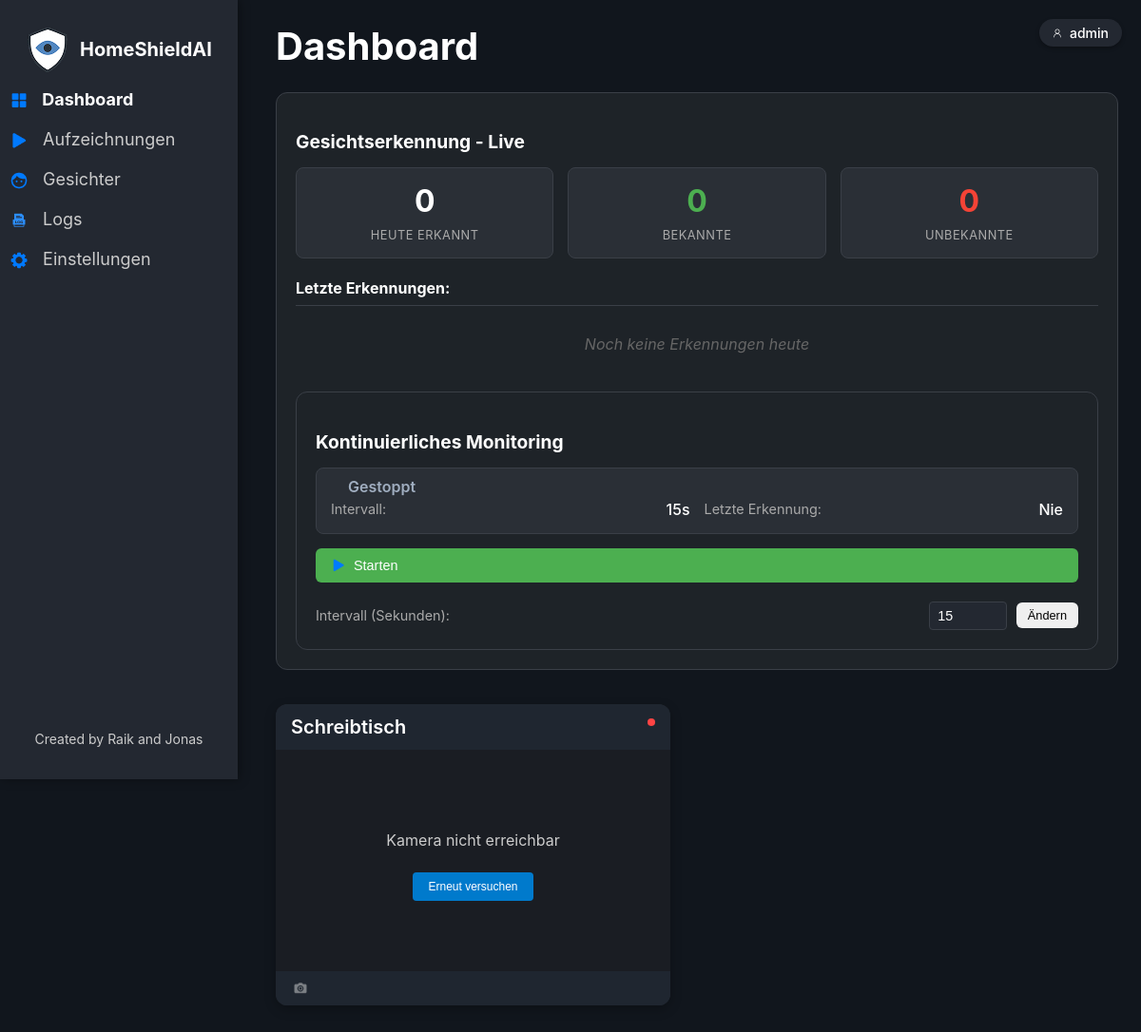
Page /dashboard (signed in) on the earlier database version.
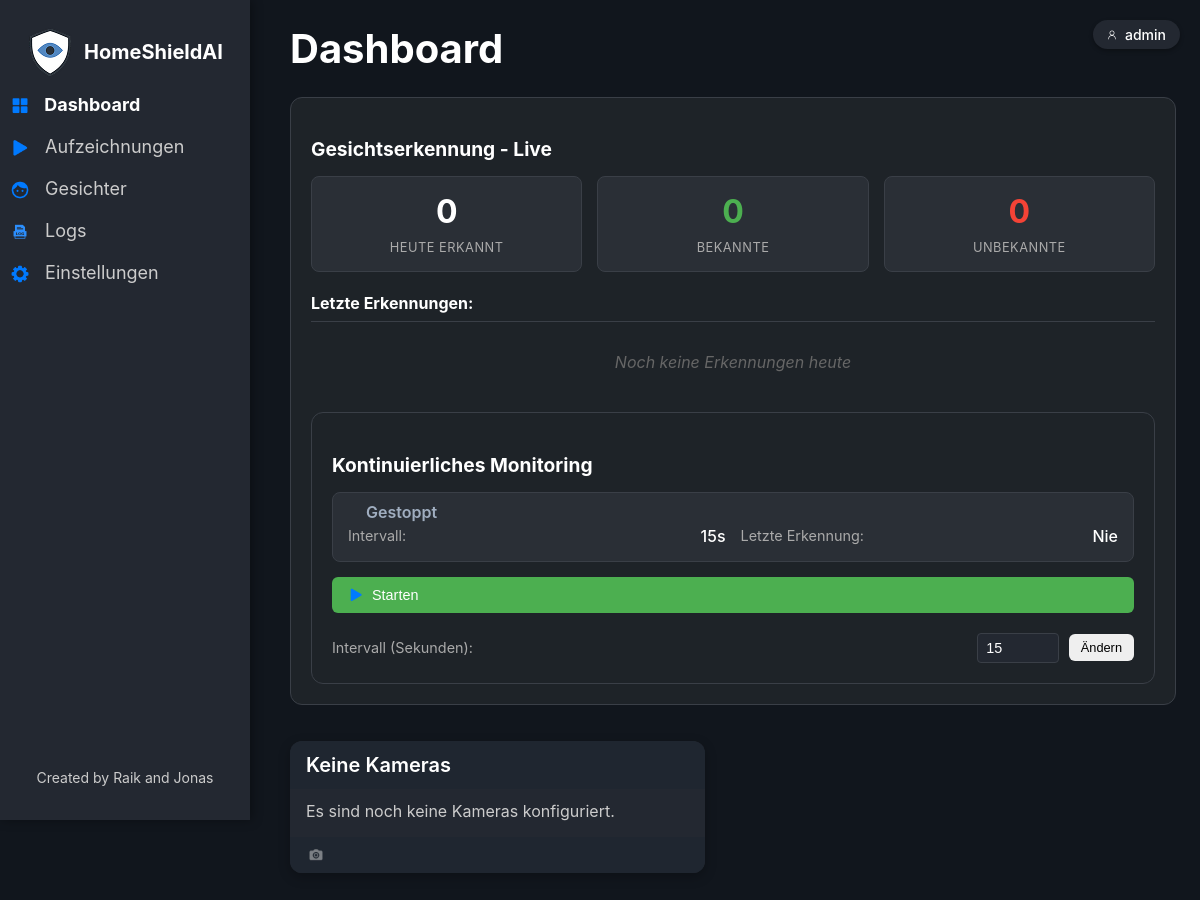
Same page on the later database version.
### tables this page shows
CREATE TABLE camera_settings (
            id INTEGER PRIMARY KEY AUTOINCREMENT,
            name VARCHAR(100) NOT NULL DEFAULT 'Kamera',
            ip_address VARCHAR(50) DEFAULT '',
            resolution VARCHAR(20) DEFAULT '1920x1080',
            created_at TIMESTAMP DEFAULT CURRENT_TIMESTAMP,
            updated_at TIMESTAMP DEFAULT CURRENT_TIMESTAMP
        );

### app.py (the view)
@app.route('/dashboard')
@login_required
def dashboard():
    username = session.get('username', 'Guest')
    user_id = session.get('user_id')
    global face_monitoring
    if user_id:
        face_monitoring.load_settings_from_db(user_id)
    connection = get_db_connection()
    cursor = connection.cursor()
    cursor.execute("SELECT id, name, ip_address, resolution FROM camera_settings ORDER BY id")
    cameras = cursor.fetchall()
    cursor.execute("""
        SELECT name, confidence, is_known, detected_at
        FROM face_detections
        ORDER BY detected_at DESC
        LIMIT 10
    """)
    recent_detections = []
    for row in cursor.fetchall():
        recent_detections.append({
            'name': row[0],
            'confidence': round(row[1] * 100, 1),  # Als Prozent
            'is_known': bool(row[2]),
            'detected_at': row[3],
            'time_ago': get_time_ago(row[3])
        })
    connection.close()
    camera_list = []
    for camera in cameras:
        stream_url = f"http://{camera[2]}/?action=stream" if camera[2] else "/static/pictures/static.png"
        camera_dict = {
            'id': camera[0],
            'name': camera[1],
            'ip_address': camera[2],
            'resolution': camera[3],
            'stream_url': stream_url
        }
        camera_list.append(camera_dict)
    return render_template('dashboard.html',
                         username=username,
                         cameras=camera_list,
                         recent_detections=recent_detections)

### app.py (called while the page is built)
def get_base_dir():
    return BASE_DIR

def get_db_path():
    return os.path.join(get_base_dir(), DB_FILENAME)

def get_db_connection():
    db_path = get_db_path()
    connection = sqlite3.connect(db_path)
    connection.row_factory = sqlite3.Row
    return connection

def login_required(f):
    @wraps(f)
    def decorated_function(*args, **kwargs):
        if not session.get("logged_in"):
            return redirect(url_for("login"))
        return f(*args, **kwargs)
    return decorated_function

### templates/dashboard.html (shortened to what this page needs)
<!DOCTYPE html>
<html lang="en">
<head>
    <link rel="stylesheet" href="/static/style.css">
</head>
<body>
    <h1>Dashboard</h1>
    <div class="sidebar">
        <div class="logo">
            <img src="/static/icons/logo.png" alt="HomeShieldAI">
            <h2>HomeShieldAI</h2>
        </div>
        <ul class="menu">
            <li><a href="/dashboard" class="active"><img src="/static/icons/dashboard.png" alt="Dashboard Icon"> Dashboard</a></li>
            <li><a href="/recordings"><img src="/static/icons/play.png" alt="Recordings Icon"> Aufzeichnungen</a></li>
            <li><a href="/faces"><img src="/static/icons/face.png" alt="Face Icon"> Gesichter</a></li>
            <li><a href="/logs"><img src="/static/icons/log.png" alt="Logs Icon"> Logs</a></li>
            <li><a href="/settings"><img src="/static/icons/settings.png" alt="Settings Icon"> Einstellungen</a></li>
        </ul>
        <footer>
            <p>Created by Raik and Jonas</p>
        </footer>
    </div>
    <a href="/account" class="topbar">
        <img src="/static/icons/user.png" alt="User Icon">
        {{ username }}
    </a>
    <div class="content">
        <div class="face-recognition-overview">
            <div class="face-stats-widget">
                <h3>Gesichtserkennung - Live</h3>
                <div class="face-stats">
                    <div class="stat-item">
                        <span class="stat-number" id="total-detections">0</span>
                        <span class="stat-label">Heute erkannt</span>
                    </div>
                    <div class="stat-item">
                        <span class="stat-number known" id="known-detections">0</span>
                        <span class="stat-label">Bekannte</span>
                    </div>
                    <div class="stat-item">
                        <span class="stat-number unknown" id="unknown-detections">0</span>
                        <span class="stat-label">Unbekannte</span>
                    </div>
                </div>
                <div class="recent-detections">
                    <h4>Letzte Erkennungen:</h4>
                    <div id="recent-detections-list">
                    </div>
                </div>
            </div>
            <div class="monitoring-widget">
                <h3>Kontinuierliches Monitoring</h3>
                <div class="monitoring-status">
                    <div class="status-indicator" id="monitoring-status">
                        <span class="status-text" id="monitoring-status-text">Gestoppt</span>
                    </div>
                    <div class="monitoring-info">
                        <div class="info-item">
                            <span class="info-label">Intervall:</span>
                            <span class="info-value" id="monitoring-interval">15s</span>
                        </div>
                        <div class="info-item">
                            <span class="info-label">Letzte Erkennung:</span>
                            <span class="info-value" id="last-detection">Nie</span>
                        </div>
                    </div>
                </div>
                <div class="monitoring-controls">
                    <button class="btn btn-primary" id="start-monitoring-btn" onclick="startFaceMonitoring()">
                        <img src="/static/icons/play.png" alt="Start"> Starten
                    </button>
                    <div class="interval-control">
                        <label for="monitoring-interval-input">Intervall (Sekunden):</label>
                        <input type="number" id="monitoring-interval-input" min="5" max="300" value="15">
                        <button class="btn btn-small" onclick="updateMonitoringInterval()">Ändern</button>
                    </div>
                </div>
            </div>
        </div>
        <div class="dashboard-widgets">
            {% for camera in cameras %}
            <div class="widget" data-camera-id="{{ camera.id }}">
                <h3>{{ camera.name }}
                    <span class="camera-status" id="status-{{ camera.id }}">
                        <span class="status-indicator loading" title="Verbindung wird hergestellt..."></span>
                    </span>
                </h3>
                <div class="camera-container">
                    <div class="camera-error" id="error-{{ camera.id }}" style="display: none;">
                        <p>Kamera nicht erreichbar</p>
                        <button class="retry-btn" onclick="retryCamera({{ camera.id }})">Erneut versuchen</button>
                    </div>
                </div>
                <div class="widget-footer">
                    <img class="camera-icon" src="/static/icons/camera.png" alt="Camera Icon"
                         onclick="capturePhoto({{ camera.id }}, '{{ camera.name }}')"
                         style="cursor: pointer;"
                         title="Foto aufnehmen">
                </div>
            </div>
            {% endfor %}
            {% if not cameras %}
            <div class="widget">
                <h3>Keine Kameras</h3>
                <p>Es sind noch keine Kameras konfiguriert.</p>
                <div class="widget-footer">
                    <img class="camera-icon" src="/static/icons/camera.png" alt="Camera Icon">
                </div>
            </div>
            {% endif %}
        </div>
    </div>
</body>
</html>

Differences in the rows shown:
removed camera_settings: name "Schreibtisch"
Other differences:
text now shown: "Keine Kameras Es sind noch keine Kameras konfiguriert."
